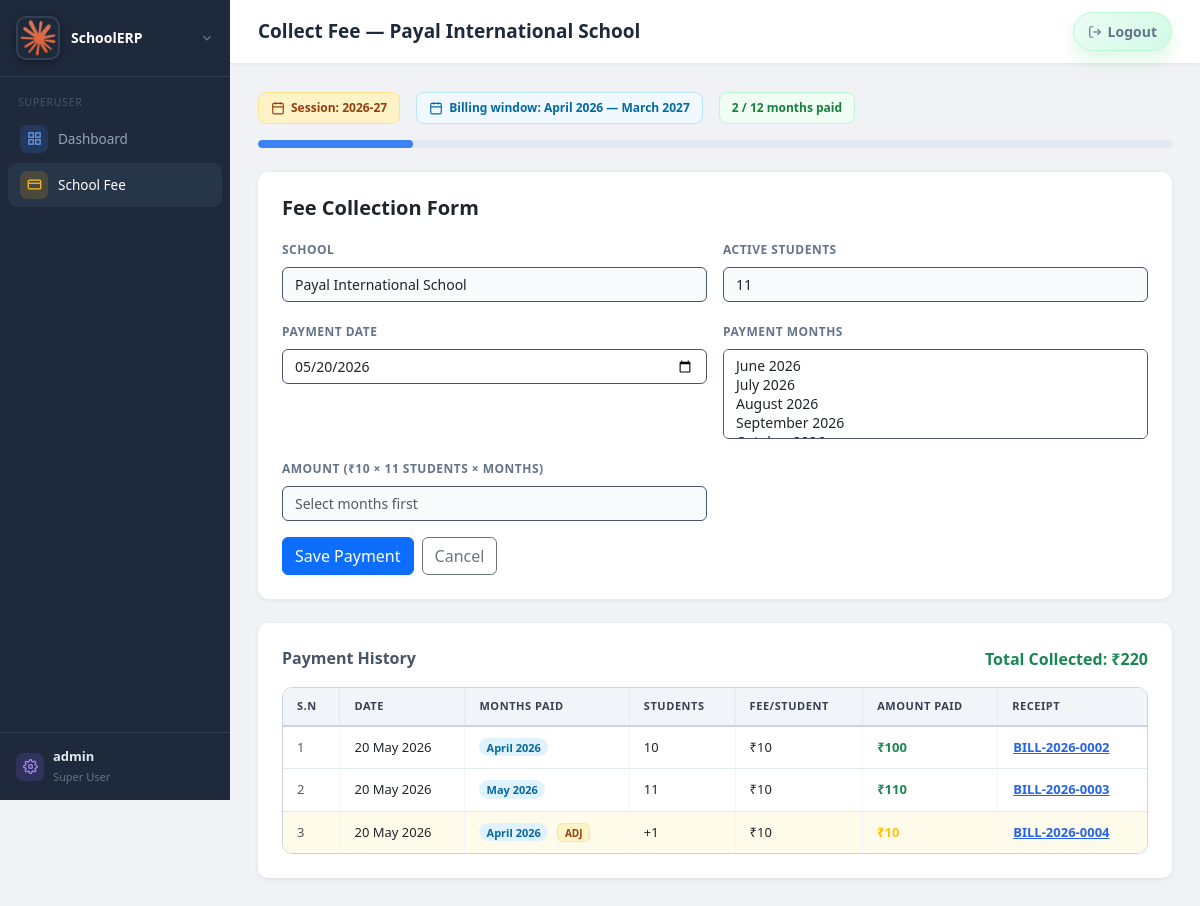
Screenshot of /super/schools/4/collect-fee/ (signed in) with the database file from the repository.
### core/models.py (models this page shows, shortened)
class SuperUserSettings(models.Model):
    software_name = models.CharField(max_length=150, default='SchoolERP')
    superuser_name = models.CharField(max_length=150, blank=True)
    superuser_email = models.EmailField(blank=True)
    superuser_phone = models.CharField(max_length=20, blank=True)
    logo = models.ImageField(upload_to='software_logos/', blank=True, null=True)
    organization_address = models.TextField(blank=True)
    notes = models.TextField(blank=True)
    default_session = models.CharField(max_length=20, blank=True, default='',
                                       help_text='Default academic session shown on superuser dashboard and school fee pages.')
    updated_at = models.DateTimeField(auto_now=True)
    @classmethod
    def get_solo(cls):
        obj = cls.objects.order_by('pk').first()
        if obj:
            return obj
        return cls.objects.create()

class User(AbstractUser):
    SUPERUSER = 'superuser'
    SCHOOL_ADMIN = 'school_admin'
    ROLES = [(SUPERUSER, 'Super User'), (SCHOOL_ADMIN, 'School Admin')]
    role = models.CharField(max_length=20, choices=ROLES, default=SCHOOL_ADMIN)
    school = models.ForeignKey(School, on_delete=models.CASCADE, null=True, blank=True)
    def is_super(self):
        return self.role == self.SUPERUSER

class School(models.Model):
    name = models.CharField(max_length=200)
    subdomain = models.SlugField(
        max_length=63, unique=True, null=True, blank=True,
        help_text='URL slug for this school, e.g. "greenwood" → greenwood.erpdomain.com',
    )
    phone = models.CharField(max_length=20, blank=True)
    email = models.EmailField(blank=True)
    logo = models.ImageField(upload_to='school_logos/', blank=True, null=True)
    address = models.TextField(blank=True)
    is_active = models.BooleanField(default=True)
    fee_per_student = models.DecimalField(max_digits=8, decimal_places=2, default=0)
    created_at = models.DateTimeField(auto_now_add=True)

class SchoolProfile(models.Model):
    school = models.OneToOneField(School, on_delete=models.CASCADE, related_name='profile')
    current_academic_session = models.CharField(
        max_length=20,
        default=default_current_academic_session,
        validators=[validate_academic_session],
    )
    session_start_month = models.CharField(max_length=15, choices=MONTH_CHOICES, default='april')
    session_end_month = models.CharField(max_length=15, choices=MONTH_CHOICES, default='march')
    billing_start_month = models.CharField(max_length=15, choices=MONTH_CHOICES, default='april')
    billing_end_month = models.CharField(max_length=15, choices=MONTH_CHOICES, default='march')
    updated_at = models.DateTimeField(auto_now=True)
    @classmethod
    def get_for_school(cls, school):
        obj, _ = cls.objects.get_or_create(
            school=school,
            defaults={'current_academic_session': default_current_academic_session()},
        )
        return obj

class SchoolBillingPayment(models.Model):
    school = models.ForeignKey(School, on_delete=models.CASCADE, related_name='billing_payments')
    receipt_number = models.CharField(max_length=20, editable=False, blank=True)
    academic_session = models.CharField(max_length=20, blank=True, default='')
    payment_date = models.DateField()
    num_students = models.PositiveIntegerField()
    fee_per_student = models.DecimalField(max_digits=8, decimal_places=2)
    payment_months = models.JSONField(default=list)
    amount_paid = models.DecimalField(max_digits=10, decimal_places=2)
    is_adjustment = models.BooleanField(default=False)
    note = models.CharField(max_length=255, blank=True)
    created_at = models.DateTimeField(auto_now_add=True)

### core/views.py (the view, shortened to what this page needs)
# urls.py: path('super/schools/<int:school_pk>/collect-fee/', views.super_collect_fee, name='super_collect_fee'),
@super_only
def super_collect_fee(request, school_pk):
    school = get_object_or_404(School, pk=school_pk)
    num_students = Student.objects.filter(school=school, status=Student.STATUS_ACTIVE).count()
    fee_per_student = school.fee_per_student
    profile = SchoolProfile.get_for_school(school)
    requested_session = request.GET.get('session', '').strip()
    current_session = requested_session if requested_session else profile.current_academic_session
    all_billing_months = _get_school_billing_months(school)  # [(token, label), …]
    regular_month_students = {}   # {token: num_students at time of regular payment}
    adjustment_month_students = {}  # {token: additional students from adjustments}
    all_session_payments = SchoolBillingPayment.objects.filter(school=school, academic_session=current_session)
    for bp in all_session_payments:
        for m in (bp.payment_months or []):
            m = str(m)
            if bp.is_adjustment:
                adjustment_month_students[m] = adjustment_month_students.get(m, 0) + bp.num_students
            else:
                regular_month_students[m] = regular_month_students.get(m, 0) + bp.num_students
    paid_months = set(regular_month_students.keys())
    unpaid_months = [(val, label) for val, label in all_billing_months if val not in paid_months]
    adjustment_rows = []
    total_adjustment_due = Decimal('0.00')
    for token, label in all_billing_months:
        if token in paid_months:
            covered = regular_month_students.get(token, 0) + adjustment_month_students.get(token, 0)
            deficit = num_students - covered
    billing_history = all_session_payments.order_by('-payment_date')
    total_billed = billing_history.aggregate(t=Sum('amount_paid'))['t'] or Decimal('0.00')
    total_months = len(all_billing_months)
    paid_count = total_months - len(unpaid_months)
    return render(request, 'superuser/collect_fee.html', {
        'school': school,
        'num_students': num_students,
        'fee_per_student': fee_per_student,
        'per_month_amount': fee_per_student * num_students,
        'unpaid_months': unpaid_months,
        'adjustment_rows': adjustment_rows,
        'total_adjustment_due': total_adjustment_due,
        'billing_history': billing_history,
        'total_billed': total_billed,
        'total_months': total_months,
        'paid_count': paid_count,
        'current_session': current_session,
        'billing_start': all_billing_months[0][1] if all_billing_months else '',
        'billing_end': all_billing_months[-1][1] if all_billing_months else '',
    })

### templates/superuser/collect_fee.html (shortened to what this page needs)
{% extends 'base.html' %}
{% load fee_tags %}
{% block page_title %}Collect Fee — {{ school.name }}{% endblock %}
{% block extra_head %}
<link rel="stylesheet" href="https://cdn.jsdelivr.net/npm/choices.js/public/assets/styles/choices.min.css">
{% endblock %}
{% block content %}
<div class="d-flex flex-wrap gap-3 mb-3 align-items-center">
  <span class="info-pill" style="background:#fef3c7;border-color:#fde68a;color:#92400e;">
    <svg width="14" height="14" viewBox="0 0 24 24" fill="none" stroke="currentColor" stroke-width="2"><rect x="3" y="4" width="18" height="18" rx="2"/><path d="M16 2v4M8 2v4M3 10h18"/></svg>
    Session: {{ current_session }}
  </span>
  <span class="info-pill">
    <svg width="14" height="14" viewBox="0 0 24 24" fill="none" stroke="currentColor" stroke-width="2"><rect x="3" y="4" width="18" height="18" rx="2"/><path d="M16 2v4M8 2v4M3 10h18"/></svg>
    Billing window: {{ billing_start }} — {{ billing_end }}
  </span>
  <span class="info-pill" style="background:#f0fdf4;border-color:#bbf7d0;color:#15803d;">
    {{ paid_count }} / {{ total_months }} months paid
  </span>
</div>
{% if total_months %}
<div class="progress-bar-wrap mb-4" title="{{ paid_count }} of {{ total_months }} months paid">
  <div class="progress-bar-fill" style="width:{% widthratio paid_count total_months 100 %}%"></div>
</div>
{% endif %}
<div class="billing-card p-4" id="feeForm-wrap">
  <h5 class="fw-bold mb-3">Fee Collection Form</h5>
  {% if unpaid_months %}
  <form method="post" id="feeForm">
    <div class="row g-3">
      <div class="col-md-6">
        <label class="form-label">School</label>
        <input type="text" class="form-control" value="{{ school.name }}" readonly style="background:#f8fafc;">
      </div>
      <div class="col-md-6">
        <label class="form-label">Active Students</label>
        <input type="text" class="form-control" value="{{ num_students }}" readonly style="background:#f8fafc;">
      </div>
      <div class="col-md-6">
        <label class="form-label">Payment Date</label>
        <input type="date" name="payment_date" class="form-control" required value="{% now 'Y-m-d' %}">
      </div>
      <div class="col-md-6">
        <label class="form-label">Payment Months</label>
        <select name="payment_months" id="monthSelect" class="form-select month-multi-select" multiple required>
          {% for val, label in unpaid_months %}
            <option value="{{ val }}">{{ label }}</option>
          {% endfor %}
        </select>
      </div>
      <div class="col-md-6">
        <label class="form-label">Amount (₹{{ fee_per_student|floatformat:0 }} × {{ num_students }} students × months)</label>
        <input type="text" id="amountDisplay" class="form-control" readonly
               style="background:#f8fafc;" placeholder="Select months first">
      </div>
    </div>
    <div class="mt-3 d-flex gap-2">
      <button type="submit" class="btn btn-primary">Save Payment</button>
      <a href="{% url 'super_school_fee_dashboard' %}" class="btn btn-outline-secondary">Cancel</a>
    </div>
  </form>
  {% endif %}
</div>
{% if billing_history %}
<div class="billing-card">
  <div class="d-flex align-items-center justify-content-between mb-3">
    <h6 class="fw-bold mb-0" style="color:#475569;">Payment History</h6>
    <span class="fw-semibold text-success">Total Collected: ₹{{ total_billed|floatformat:0 }}</span>
  </div>
  <div class="table-responsive">
    <table class="hist-table">
      <thead>
        <tr>
          <th>S.N</th>
          <th>Date</th>
          <th>Months Paid</th>
          <th>Students</th>
          <th>Fee/Student</th>
          <th>Amount Paid</th>
          <th>Receipt</th>
        </tr>
      </thead>
      <tbody>
        {% for p in billing_history %}
        <tr{% if p.is_adjustment %} style="background:#fffbeb;"{% endif %}>
          <td class="text-muted">{{ forloop.counter }}</td>
          <td>{{ p.payment_date|date:"d M Y" }}</td>
          <td>
            {% for m in p.payment_months %}
              <span class="badge rounded-pill" style="background:#e0f2fe;color:#0369a1;font-size:11px;font-weight:600;margin-right:2px;">
                {{ m|format_month_token }}
              </span>
            {% endfor %}
            {% if p.is_adjustment %}
              <span class="badge ms-1" style="background:#fef3c7;color:#92400e;font-size:10px;font-weight:700;border:1px solid #fde68a;">ADJ</span>
            {% endif %}
          </td>
          <td>
            {% if p.is_adjustment %}+{% endif %}{{ p.num_students }}
          </td>
          <td>₹{{ p.fee_per_student|floatformat:0 }}</td>
          <td class="fw-semibold {% if p.is_adjustment %}text-warning{% else %}text-success{% endif %}">₹{{ p.amount_paid|floatformat:0 }}</td>
          <td>
            <button class="btn btn-link p-0 receipt-btn"
              style="font-size:13px;font-weight:600;color:#2563eb;text-decoration:underline;"
              data-receipt="{{ p.receipt_number|escape }}"
              data-school="{{ school.name|escape }}"
              data-date="{{ p.payment_date|date:'d M Y'|escape }}"
              data-students="{{ p.num_students }}"
              data-fee="{{ p.fee_per_student|floatformat:0 }}"
              data-amount="{{ p.amount_paid|floatformat:0 }}"
              data-is-adjustment="{{ p.is_adjustment|yesno:'true,false' }}"
              data-months="{% for m in p.payment_months %}{{ m|format_month_token }}{% if not forloop.last %}, {% endif %}{% endfor %}"
            >{{ p.receipt_number }}</button>
          </td>
        </tr>
        {% endfor %}
      </tbody>
    </table>
  </div>
</div>
{% endif %}
{% endblock %}

### templates/base.html (shortened to what this page needs)
{% load static %}
<!DOCTYPE html>
<html lang="en">
<head>
<link rel="stylesheet" href="{% static 'css/style.css' %}">
<link rel="stylesheet" href="https://cdn.jsdelivr.net/npm/bootstrap@5.3.3/dist/css/bootstrap.min.css">
{% block extra_head %}{% endblock %}
</head>
<body>
<div class="sidebar">
  <div class="brand" id="brand-profile">
    <button type="button" class="brand-trigger" onclick="toggleBrandProfile(event)" aria-expanded="false" aria-controls="brand-profile-menu">
      <div class="brand-inner">
        {% if app_settings and app_settings.logo %}
          <img src="{{ app_settings.logo.url }}" alt="{{ app_settings.software_name|default:'SchoolERP' }}" class="brand-logo">
        {% else %}
          <div class="brand-logo-fallback">
            <svg width="22" height="22" fill="none" stroke="#fff" stroke-width="2" viewBox="0 0 24 24"><path d="M3 9l9-7 9 7v11a2 2 0 0 1-2 2H5a2 2 0 0 1-2-2z"/><polyline points="9 22 9 12 15 12 15 22"/></svg>
          </div>
        {% endif %}
        <div class="brand-text">
          <div class="brand-name">{{ app_settings.software_name|default:'SchoolERP' }}</div>
        </div>
        <svg class="brand-chevron" width="14" height="14" fill="none" stroke="currentColor" stroke-width="2.2" viewBox="0 0 24 24"><polyline points="6 9 12 15 18 9"/></svg>
      </div>
    </button>
  </div>
  <nav>
    {% if user.is_super %}
      <div class="nav-section">Superuser</div>
      <a href="{% url 'super_dashboard' %}" {% if request.resolver_match.url_name == 'super_dashboard' %}class="active"{% endif %}>
        <span class="ni ni-blue"><svg width="15" height="15" fill="none" stroke="currentColor" stroke-width="2" viewBox="0 0 24 24"><rect x="3" y="3" width="7" height="7"/><rect x="14" y="3" width="7" height="7"/><rect x="3" y="14" width="7" height="7"/><rect x="14" y="14" width="7" height="7"/></svg></span>
        Dashboard
      </a>
      <a href="{% url 'super_school_fee_dashboard' %}" {% if request.resolver_match.url_name == 'super_school_fee_dashboard' or request.resolver_match.url_name == 'super_collect_fee' %}class="active"{% endif %}>
        <span class="ni ni-amber"><svg width="15" height="15" fill="none" stroke="currentColor" stroke-width="2" viewBox="0 0 24 24"><rect x="2" y="5" width="20" height="14" rx="2"/><line x1="2" y1="10" x2="22" y2="10"/></svg></span>
        School Fee
      </a>
    {% endif %}
  </nav>
  {% if not user.is_super %}
  <a href="{% url 'config_view' %}" class="user-info {% if request.resolver_match.url_name == 'config_view' %}active{% endif %}">
    <span class="ni ni-purple"><svg width="15" height="15" fill="none" stroke="currentColor" stroke-width="2" viewBox="0 0 24 24"><circle cx="12" cy="12" r="3"/><path d="M19.4 15a1.65 1.65 0 0 0 .33 1.82l.06.06a2 2 0 0 1-2.83 2.83l-.06-.06a1.65 1.65 0 0 0-1.82-.33 1.65 1.65 0 0 0-1 1.51V21a2 2 0 0 1-4 0v-.09A1.65 1.65 0 0 0 9 19.4a1.65 1.65 0 0 0-1.82.33l-.06.06a2 2 0 0 1-2.83-2.83l.06-.06A1.65 1.65 0 0 0 4.68 15a1.65 1.65 0 0 0-1.51-1H3a2 2 0 0 1 0-4h.09A1.65 1.65 0 0 0 4.6 9a1.65 1.65 0 0 0-.33-1.82l-.06-.06a2 2 0 0 1 2.83-2.83l.06.06A1.65 1.65 0 0 0 9 4.68a1.65 1.65 0 0 0 1-1.51V3a2 2 0 0 1 4 0v.09a1.65 1.65 0 0 0 1 1.51 1.65 1.65 0 0 0 1.82-.33l.06-.06a2 2 0 0 1 2.83 2.83l-.06.06A1.65 1.65 0 0 0 19.4 9a1.65 1.65 0 0 0 1.51 1H21a2 2 0 0 1 0 4h-.09a1.65 1.65 0 0 0-1.51 1z"/></svg></span>
    Settings
  </a>
  {% else %}
  <a href="{% url 'super_settings' %}" class="user-info {% if request.resolver_match.url_name == 'super_settings' %}active{% endif %}">
    <span class="ni ni-purple"></span>
    <div class="user-details">
      <strong>{{ user.username }}</strong>
      <small>{{ user.get_role_display }}</small>
    </div>
  </a>
  {% endif %}
</div>
<div class="main">
  <div class="topbar">
    <h1>{% block page_title %}Dashboard{% endblock %}</h1>
    <div class="topbar-right">
      <a class="topbar-logout" href="{% url 'logout' %}">
        <svg width="14" height="14" fill="none" stroke="currentColor" stroke-width="2" viewBox="0 0 24 24"><path d="M9 21H5a2 2 0 0 1-2-2V5a2 2 0 0 1 2-2h4"/><polyline points="16 17 21 12 16 7"/><line x1="21" y1="12" x2="9" y2="12"/></svg>
        Logout
      </a>
    </div>
  </div>
  <div class="content">
    {% block content %}{% endblock %}
  </div>
</div>
</body>
</html>

### rows the page displays
SuperUserSettings: logo (picture), software_name "SchoolERP"
User: username "admin", role "Super User"
School: name "Payal International School", fee_per_student "10"
SchoolProfile: current_academic_session "2026-27"
SchoolBillingPayment: payment_date "20 May 2026", payment_months "April 2026", num_students "10", fee_per_student "10", amount_paid "100", receipt_number "BILL-2026-0002"
SchoolBillingPayment: payment_date "20 May 2026", payment_months "May 2026", num_students "11", fee_per_student "10", amount_paid "110", receipt_number "BILL-2026-0003"
SchoolBillingPayment: payment_date "20 May 2026", payment_months "April 2026", is_adjustment "ADJ", num_students "1", fee_per_student "10", amount_paid "10", receipt_number "BILL-2026-0004"

### other values shown
{{ billing_start }} "April 2026"
{{ billing_end }} "March 2027"
{{ paid_count }} "2"
{{ total_months }} "12"
{{ num_students }} "11"
{{ total_billed|floatformat:0 }} "220"
